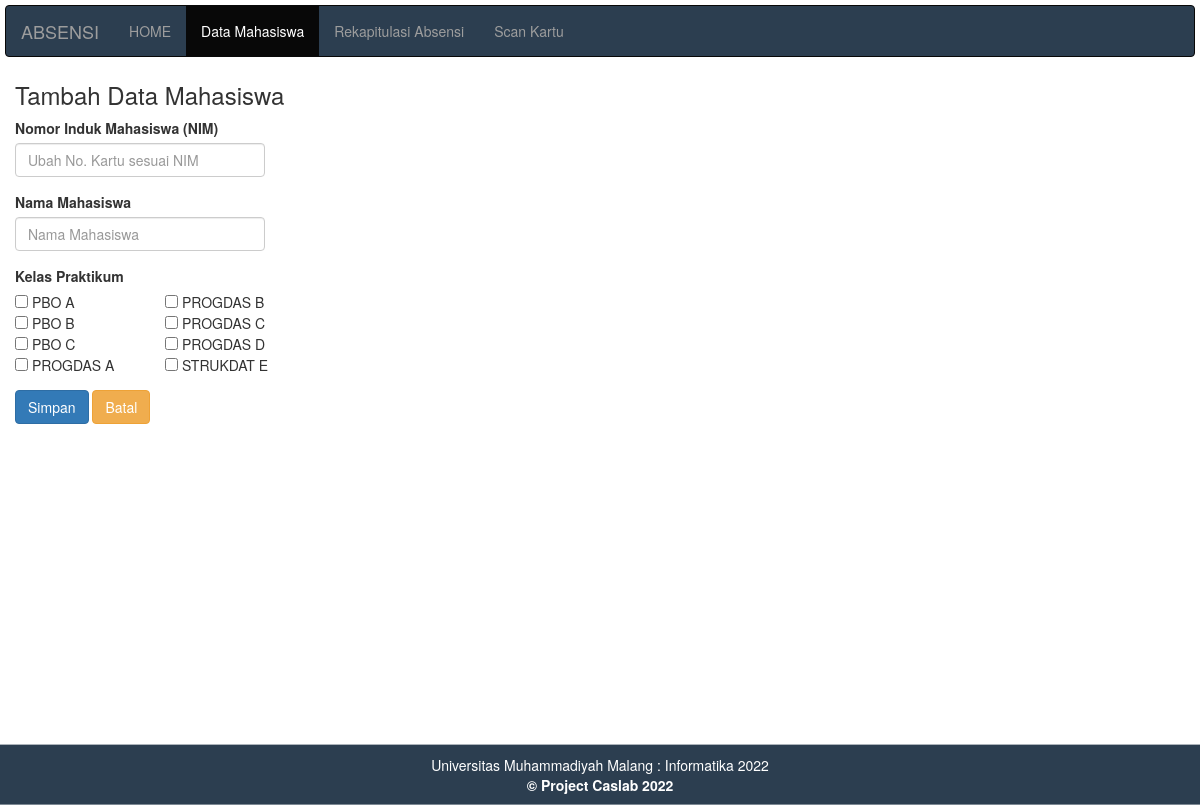
The app's page /tambah.php with its own data.
### tables this page shows
CREATE TABLE `kelas` (
  `id_kelas` int(5) NOT NULL,
  `kelas_praktikum` varchar(36) NOT NULL,
  `singkatan` varchar(10) NOT NULL,
  `hari` varchar(20) NOT NULL,
  `jam` time NOT NULL
);

### tambah.php (the view, shortened to what this page needs)
<!DOCTYPE html>
<html>
<head>
    <?php include "header.php"; ?>
    <link rel="stylesheet" type="text/css" href="style.css">
    <link rel="stylesheet" type="text/css" href="./fontawesome-free-6.4.0-web/css/all.min.css">
    <link rel="stylesheet" type="text/css" href="./css/all.min.css">
</head>
<body>
    <?php include "menu.php"; ?>
    <?php include "koneksi.php";
    ?>
    <form id="form-mahasiswa" method="POST">
        <div class="container-fluid">
            <h3>Tambah Data Mahasiswa</h3>
            <div class="form-group">
                <label>Nomor Induk Mahasiswa (NIM)</label>
                <div class="input-group">
                    <input type="text" name="nokartu" id="nokartu" placeholder="Ubah No. Kartu sesuai NIM" class="form-control" style="width: 250px; border-radius: 4px;" required>
                </div>
            </div>
            <div class="form-group">
                <label>Nama Mahasiswa</label>
                <input type="text" name="nama" id="nama" placeholder="Nama Mahasiswa" class="form-control" style="width: 250px" required>
            </div>
            <div class="form-group">
                <label for="id_kelas">Kelas Praktikum</label><br>
                <div style="display: flex; justify-content: wrap">
                    <div style="width: 150px">
                        <?php
                        $tambah_kelas = mysqli_query($konek, "SELECT * FROM kelas");
                        $total_data = mysqli_num_rows($tambah_kelas);
                        $left_data = ceil($total_data / 2);
                        $counter = 0;
                        while ($data = mysqli_fetch_array($tambah_kelas)) {
                            if ($counter < $left_data) {
                                echo "<div><input type='checkbox' name='id_kelas[]' value='$data[id_kelas]'>&nbsp;$data[singkatan]</div>";
                            }
                            $counter++;
                        }
                        ?>
                    </div>
                    <div style="width: 150px">
                        <?php
                        mysqli_data_seek($tambah_kelas, 0);
                        $counter = 0;
                        while ($data = mysqli_fetch_array($tambah_kelas)) {
                            if ($counter >= $left_data) {
                                echo "<div><input type='checkbox' name='id_kelas[]' value='$data[id_kelas]'>&nbsp;$data[singkatan]</div>";
                            }
                            $counter++;
                        }
                        ?>
                    </div>
                </div>
            </div>
            <button class="btn btn-primary" type="submit" name="btnSimpan">Simpan</button>
            <button class="btn btn-warning" name="batal" onclick="location.href='datamahasiswa.php'">Batal</button>
        </div>
    </form>
    <?php include "footer.php"; ?>
</body>
</html>

### style.css (style rules this page uses)
body { min-height: 100vh; }
body { margin: 0px; }

### records on screen
kelas: singkatan "PBO A"
kelas: singkatan "PBO B"
kelas: singkatan "PBO C"
kelas: singkatan "PROGDAS A"
kelas: singkatan "PROGDAS B"
kelas: singkatan "PROGDAS C"
kelas: singkatan "PROGDAS D"
kelas: singkatan "STRUKDAT E"
